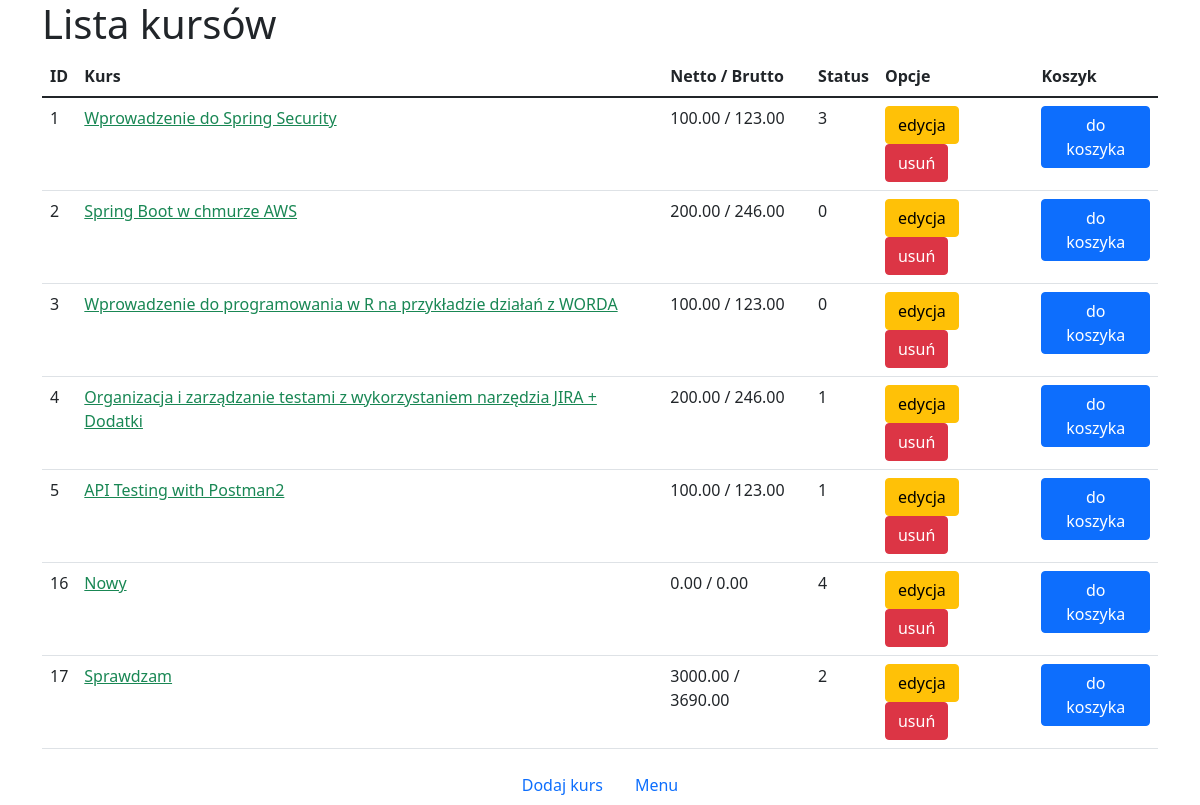
Page /lista_kursow.php on the committed database.
### tables this page shows
CREATE TABLE IF NOT EXISTS `kursy` (
  `id` int NOT NULL AUTO_INCREMENT,
  `status` int NOT NULL,
  `kod_kursu` varchar(8) NOT NULL,
  `cena_netto` float(8,2) NOT NULL DEFAULT '0.00',
  `cena_brutto` float(8,2) NOT NULL DEFAULT '0.00',
  `data_rozpoczecia` date NOT NULL,
  `nazwa` varchar(128) NOT NULL,
  `opis` text NOT NULL,
  `data_dodania` datetime NOT NULL,
  `zdjecie` varchar(64) DEFAULT NULL,
  `id_uzytkownika_dodajacego` int NOT NULL,
  `data_modyfikacji` datetime DEFAULT NULL,
  `id_uzytkownika_modyfikujacego` int DEFAULT NULL,
  `slowa_kluczowe` varchar(255) NOT NULL,
  PRIMARY KEY (`id`)
);

### class/ListaKursow.php (the view, shortened to what this page needs)
<?php
class ListaKursow implements ListaRekordow
{
    private $dbh;
    public function __construct(\PDO $dbh)
    {
        $this->dbh = $dbh;
    }
    public function pobierzListe(): array
    {
        $sth = $this->dbh->prepare("SELECT
        id, nazwa, cena_netto, cena_brutto, status
        FROM kursy;");
        $sth->execute();
        return $sth->fetchAll(PDO::FETCH_ASSOC);
    }
    public function pobierzWierszeDoTabeli(): array
    {
        $wierszeDoTabeli = [];
        $rekordy = $this->pobierzListe();
        foreach ($rekordy as $key => $rekord){
            $wierszeDoTabeli[] = $this->przygotujRekordWyswietleniaWTabeli($rekord);
        }
        return $wierszeDoTabeli;
    }
    private function przygotujRekordWyswietleniaWTabeli($rekord): array
    {
        $daneWKolumnach = [];
        $daneWKolumnach[] = $rekord['id'];
        $daneWKolumnach[] = '<a class="link-success" href="kurs_szczegoly.php?id='.$rekord['id'].'">'.$rekord['nazwa'].'</a>';
        $daneWKolumnach[] = $rekord['cena_netto'].' / '.$rekord['cena_brutto'];
        $daneWKolumnach[] = $rekord['status'];
        $daneWKolumnach[] = '<a class="btn btn-warning" href="kurs_edycja.php?id='.$rekord['id'].'">edycja</a>
        <a class="btn btn-danger" href="?del_id='.$rekord['id'].'" onclick="if(confirm(\'Czy chcesz usunąć wpis?\')) return true; else return false;">usuń</td>';
        $daneWKolumnach[] = '<a class="btn btn-primary" href="koszyk.php?opcja=dodaj&id_kursu='.$rekord['id'].'&ilosc=1">do koszyka</a>';
        return $daneWKolumnach;
    }
}

### class/Tabela.php
<?php
class Tabela
{
    public function generujHtml(array $naglowkiKolumn, array $wiersze): string
    {
        $html = '<table class="table">';
        $html .= $this->przygotujNaglowkiTabeli($naglowkiKolumn);
        $html .= $this->przygotujWierszeTabeli($wiersze);
        $html .= '</table>';
        return $html;
    }
    private function przygotujNaglowkiTabeli(array $naglowkiKolumn): string
    {
        $html = '<thead>
        <tr>';
        foreach ($naglowkiKolumn as $key => $etykietaNaglowka){
            $html .= '<th scope="col">'.$etykietaNaglowka.'</th>';
        }
        $html .= '</tr>
        </thead>';
        return $html;
    }
    private function przygotujWierszeTabeli(array $wiersze): string
    {
        $html = '<tbody>';
        foreach($wiersze as $key => $wiersz){
            $html .= $this->przygotujWiersz($wiersz);
        }
        $html .= '</tbody>';
        return $html;
    }
    private function przygotujWiersz(array $wiersz): string
    {
        $html = '<tr>';
        foreach($wiersz as $key => $wartosc){
            $html .= '<td>'.$wartosc.'</td>';
        }
        $html .= '</tr>';
        return $html;
    }
}

### rows in the picture
kursy: nazwa "Wprowadzenie do Spring Security"
kursy: nazwa "Spring Boot w chmurze AWS"
kursy: nazwa "Wprowadzenie do programowania w R na przykładzie działań z WORDA"
kursy: nazwa "Organizacja i zarządzanie testami z wykorzystaniem narzędzia JIRA + Dodatki"
kursy: nazwa "API Testing with Postman2"
kursy: nazwa "Nowy"
kursy: nazwa "Sprawdzam"

### other values in the picture
$etykietaNaglowka "ID"
$etykietaNaglowka "Kurs"
$etykietaNaglowka "Netto / Brutto"
$etykietaNaglowka "Status"
$etykietaNaglowka "Opcje"
$etykietaNaglowka "Koszyk"
$wartosc "1"
$wartosc "100.00 / 123.00"
$wartosc "3"
$wartosc "2"
$wartosc "200.00 / 246.00"
$wartosc "0"
$wartosc "4"
$wartosc "5"
$wartosc "16"
